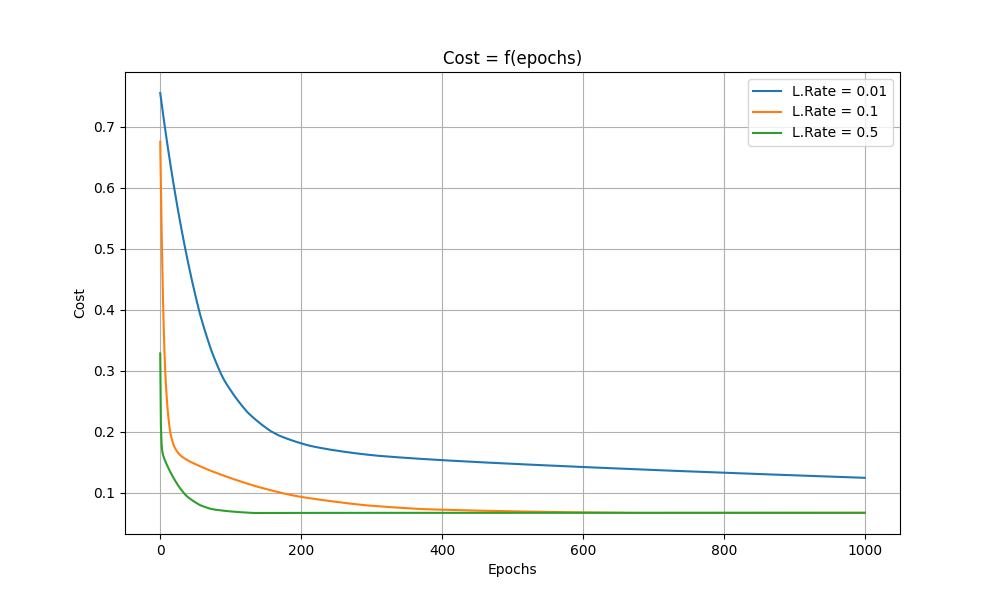

Python code for this plot:

import numpy as np
import pandas as pd
import matplotlib.pyplot as plt
from functions import prepare_data, predict, save_weights
from typing import Tuple

def error(prediction: np.ndarray, target: np.ndarray) -> np.ndarray:
    """Returns the error between our prediction and the actual price."""
    return prediction - target

def train(features: np.ndarray, targets: np.ndarray, theta0: float, theta1: float, learning_rate: float) -> Tuple[float, float]:
    """Train the weights with given features and targets, returns updated weights."""
    predictions = predict(theta0, theta1, features)
    errors = error(predictions, targets)
    delta0 = learning_rate * (1 / errors.shape[0]) * np.sum(errors)
    delta1 = learning_rate * (1 / errors.shape[0]) * np.sum(errors * features)
    return theta0 - delta0, theta1 - delta1

def cost(features: np.ndarray, targets: np.ndarray, theta0: float, theta1: float) -> float:
    """Return the average error for given weights."""
    predictions = predict(theta0, theta1, features)
    errors = np.abs(error(predictions, targets))
    return (1 / errors.shape[0]) * np.sum(errors)

def main() -> None:
    """Run the training and save the weights."""
    data = pd.read_csv("./data.csv")
    max_km, max_price = prepare_data(data)
    data = data.values
    features = data[:, 0]
    targets = data[:, 1]
    learning_rates = [0.01, 0.1, 0.5]
    epochs = 1000
    batch_size = data.shape[0]
    
    plt.figure(figsize=(10, 6))
    
    for learning_rate in learning_rates:
        errors = []
        theta0, theta1 = 0.0, 0.0
        
        for epoch in range(1, epochs + 1):
            for b in range(0, data.shape[0], batch_size):
                theta0, theta1 = train(features[b:b + batch_size], targets[b:b + batch_size], theta0, theta1, learning_rate)
            
            avg_error = cost(features, targets, theta0, theta1)
            errors.append(avg_error)
            print(f"Epoch {epoch:4}/{epochs:4}, L.Rate = {learning_rate}, average error: {avg_error:.6f}")
        
        # Plot errors for current learning rate
        plt.plot(np.array(errors), label=f"L.Rate = {learning_rate}")
    
    plt.title("Cost = f(epochs)")
    plt.xlabel("Epochs")
    plt.ylabel("Cost")
    plt.legend()
    plt.grid(True)
    plt.show()


if __name__ == "__main__":
    main()
    
